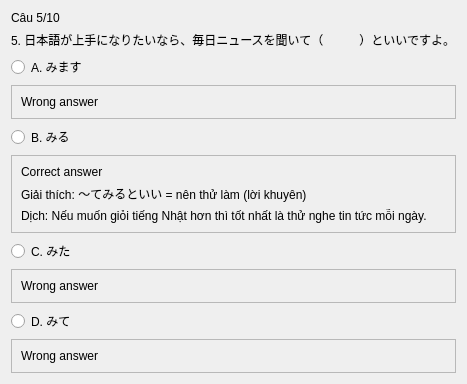
               <widget class="QWidget" name="page_11">
                <layout class="QVBoxLayout" name="verticalLayout_64">
                 <item>
                  <widget class="QLabel" name="label_92">
                   <property name="text">
                    <string>Câu 5/10</string>
                   </property>
                  </widget>
                 </item>
                 <item>
                  <widget class="QLabel" name="label_93">
                   <property name="text">
                    <string>5. 日本語が上手になりたいなら、毎日ニュースを聞いて（　　　）といいですよ。</string>
                   </property>
                  </widget>
                 </item>
                 <item>
                  <widget class="QRadioButton" name="radioButton_41">
                   <property name="text">
                    <string>A. みます</string>
                   </property>
                  </widget>
                 </item>
                 <item>
                  <widget class="QFrame" name="frame_57">
                   <property name="frameShape">
                    <enum>QFrame::StyledPanel</enum>
                   </property>
                   <property name="frameShadow">
                    <enum>QFrame::Raised</enum>
                   </property>
                   <layout class="QVBoxLayout" name="verticalLayout_65">
                    <item>
                     <widget class="QLabel" name="label_116">
                      <property name="text">
                       <string>Wrong answer</string>
                      </property>
                     </widget>
                    </item>
                   </layout>
                  </widget>
                 </item>
                 <item>
                  <widget class="QRadioButton" name="radioButton_42">
                   <property name="text">
                    <string>B. みる</string>
                   </property>
                  </widget>
                 </item>
                 <item>
                  <widget class="QFrame" name="frame_58">
                   <property name="frameShape">
                    <enum>QFrame::StyledPanel</enum>
                   </property>
                   <property name="frameShadow">
                    <enum>QFrame::Raised</enum>
                   </property>
                   <layout class="QVBoxLayout" name="verticalLayout_66">
                    <item>
                     <widget class="QLabel" name="label_120">
                      <property name="text">
                       <string>Correct answer</string>
                      </property>
                     </widget>
                    </item>
                    <item>
                     <widget class="QLabel" name="label_119">
                      <property name="text">
                       <string>Giải thích: ～てみるといい = nên thử làm (lời khuyên)</string>
                      </property>
                     </widget>
                    </item>
                    <item>
                     <widget class="QLabel" name="label_118">
                      <property name="text">
                       <string>Dịch: Nếu muốn giỏi tiếng Nhật hơn thì tốt nhất là thử nghe tin tức mỗi ngày.</string>
                      </property>
                     </widget>
                    </item>
                   </layout>
                  </widget>
                 </item>
                 <item>
                  <widget class="QRadioButton" name="radioButton_43">
                   <property name="text">
                    <string>C. みた</string>
                   </property>
                  </widget>
                 </item>
                 <item>
                  <widget class="QFrame" name="frame_59">
                   <property name="frameShape">
                    <enum>QFrame::StyledPanel</enum>
                   </property>
                   <property name="frameShadow">
                    <enum>QFrame::Raised</enum>
                   </property>
                   <layout class="QVBoxLayout" name="verticalLayout_67">
                    <item>
                     <widget class="QLabel" name="label_117">
                      <property name="text">
                       <string>Wrong answer</string>
                      </property>
                     </widget>
                    </item>
                   </layout>
                  </widget>
                 </item>
                 <item>
                  <widget class="QRadioButton" name="radioButton_44">
                   <property name="text">
                    <string>D. みて</string>
                   </property>
                  </widget>
                 </item>
                 <item>
                  <widget class="QFrame" name="frame_60">
                   <property name="frameShape">
                    <enum>QFrame::StyledPanel</enum>
                   </property>
                   <property name="frameShadow">
                    <enum>QFrame::Raised</enum>
                   </property>
                   <layout class="QVBoxLayout" name="verticalLayout_68">
                    <item>
                     <widget class="QLabel" name="label_121">
                      <property name="text">
                       <string>Wrong answer</string>
                      </property>
                     </widget>
                    </item>
                   </layout>
                  </widget>
                 </item>
                </layout>
               </widget>
